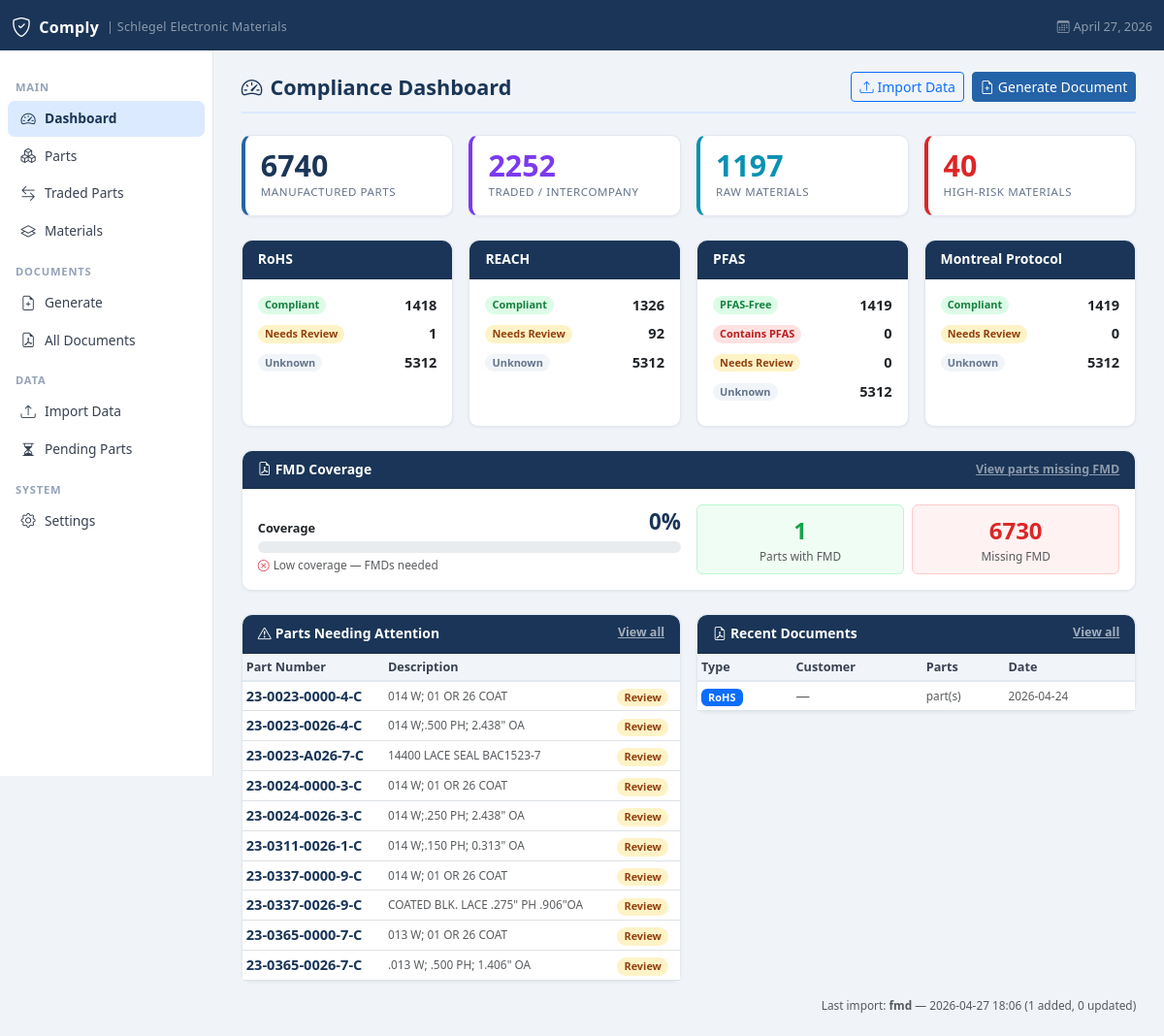
The page / on the database its author committed.
### tables this page shows
CREATE TABLE settings(
            id          INTEGER PRIMARY KEY AUTOINCREMENT,
            key         TEXT NOT NULL UNIQUE,
            value       TEXT,
            updated_at  TEXT DEFAULT (datetime('now'))
        );

CREATE TABLE import_log (
            id          INTEGER PRIMARY KEY AUTOINCREMENT,
            import_type TEXT,
            filename    TEXT,
            rows_added  INTEGER DEFAULT 0,
            rows_updated INTEGER DEFAULT 0,
            rows_skipped INTEGER DEFAULT 0,
            imported_at TEXT DEFAULT (datetime('now')),
            notes       TEXT
        );

CREATE TABLE documents (
            id              INTEGER PRIMARY KEY AUTOINCREMENT,
            doc_type        TEXT,
            customer        TEXT,
            signatory       TEXT,
            company         TEXT,
            file_path       TEXT,
            generated_at    TEXT DEFAULT (datetime('now'))
        );

### app.py (the view)
@app.route("/")
def dashboard():
    conn = get_db()
    total_parts = conn.execute("SELECT COUNT(*) FROM parts WHERE is_traded=0 AND is_active=1").fetchone()[0]
    traded_parts   = conn.execute("SELECT COUNT(*) FROM parts WHERE is_traded=1 AND is_active=1").fetchone()[0]
    total_materials= conn.execute("SELECT COUNT(*) FROM materials").fetchone()[0]
    total_docs     = conn.execute("SELECT COUNT(*) FROM documents").fetchone()[0]
    def std_counts(standard):
        rows = conn.execute("""
            SELECT cs.status, COUNT(*) cnt FROM compliance_status cs
            JOIN parts p ON p.part_number = cs.part_number
            WHERE cs.standard=? AND p.is_active=1 AND p.is_traded=0
            AND p.is_hidden=0
            GROUP BY cs.status
        """, (standard,)).fetchall()
        counts = {r["status"]: r["cnt"] for r in rows}
        unknown = conn.execute("""
            SELECT COUNT(*) FROM parts p
            WHERE p.is_active=1 AND p.is_traded=0 AND p.is_hidden=0
            AND NOT EXISTS (
                SELECT 1 FROM compliance_status cs
                WHERE cs.part_number = p.part_number
                AND cs.standard = ?
            )
        """, (standard,)).fetchone()[0]
        if unknown > 0:
            counts["Unknown"] = counts.get("Unknown", 0) + unknown
        return counts
    rohs_counts     = std_counts("RoHS")
    reach_counts    = std_counts("REACH")
    pfas_counts     = std_counts("PFAS")
    montreal_counts = std_counts("Montreal Protocol")
    needs_attention = conn.execute("""
        SELECT DISTINCT p.part_number, p.description
        FROM parts p
        JOIN compliance_status cs ON cs.part_number = p.part_number
        WHERE p.is_traded=0 AND p.is_active=1 AND cs.status IN ('Unknown','Needs Review','Contains PFAS','Contains SVHC','Contains ODS')
        LIMIT 10
    """).fetchall()
    high_risk_mats = conn.execute("""
        SELECT COUNT(*) FROM materials WHERE risk_level='High'
    """).fetchone()[0]
    pfas_mats = conn.execute(
        "SELECT COUNT(*) FROM materials WHERE pfas_flag=1").fetchone()[0]
    recent_docs = conn.execute("""
        SELECT d.*, GROUP_CONCAT(dp.part_number, ', ') as parts_list
        FROM documents d
        LEFT JOIN document_parts dp ON dp.document_id = d.id
        GROUP BY d.id ORDER BY d.generated_at DESC LIMIT 8
    """).fetchall()
    parts_with_fmd = conn.execute("""
        SELECT COUNT(DISTINCT p.part_number)
        FROM parts p
        JOIN fmd_files f ON f.part_number = p.part_number
        WHERE p.is_traded=0 AND p.is_active=1 AND p.is_hidden=0
    """).fetchone()[0]
    parts_without_fmd = conn.execute("""
        SELECT COUNT(*)
        FROM parts p
        WHERE p.is_traded=0 AND p.is_active=1 AND p.is_hidden=0
        AND NOT EXISTS (
            SELECT 1 FROM fmd_files f WHERE f.part_number = p.part_number
        )
    """).fetchone()[0]
    fmd_coverage_pct = round(
        (parts_with_fmd / (parts_with_fmd + parts_without_fmd) * 100)
        if (parts_with_fmd + parts_without_fmd) > 0 else 0
    )
    last_import = conn.execute(
        "SELECT * FROM import_log ORDER BY imported_at DESC LIMIT 1"
    ).fetchone()
    conn.close()
    return render_template("dashboard.html",
        total_parts=total_parts, traded_parts=traded_parts,
        total_materials=total_materials, total_docs=total_docs,
        rohs_counts=rohs_counts, reach_counts=reach_counts,
        pfas_counts=pfas_counts, montreal_counts=montreal_counts,
        needs_attention=needs_attention, high_risk_mats=high_risk_mats,
        pfas_mats=pfas_mats, recent_docs=recent_docs,
        last_import=last_import, parts_with_fmd=parts_with_fmd,
        parts_without_fmd=parts_without_fmd,
        fmd_coverage_pct=fmd_coverage_pct,)

### app.py (called while the page is built)
def get_db():
    conn = sqlite3.connect(DB_PATH)
    conn.row_factory = sqlite3.Row
    conn.execute("PRAGMA foreign_keys = ON")
    return conn

def get_unacknowledged_versions():
    conn = get_db()
    rows = conn.execute("""
        SELECT rv.standard, rv.version, rv.updated_at, rv.notes
        FROM regulatory_versions rv
        WHERE NOT EXISTS (
            SELECT 1 FROM user_acknowledged_versions uav
            WHERE uav.standard = rv.standard
            AND uav.version = rv.version
        )
        ORDER BY rv.updated_at DESC
    """).fetchall()
    conn.close()
    return [dict(r) for r in rows]

@app.context_processor
def inject_regulatory_notifications():
    try:
        updates = get_unacknowledged_versions()
    except Exception:
        updates = []
    return dict(regulatory_updates=updates)

@app.context_processor
def inject_globals():
    import flask
    conn = get_db()
    rows = conn.execute("SELECT key, value FROM settings").fetchall()
    settings = {r["key"]: r["value"] for r in rows}
    theme = settings.get("theme", "navy")
    conn.close()
    return {
        "now":      datetime.now(),
        "request":  flask.request,
        "settings": settings,
        "theme":    theme,
    }

### templates/dashboard.html (shortened to what this page needs)
{% extends "base.html" %}
{% block content %}
<div class="page-header">
  <h1><i class="bi bi-speedometer2 me-2"></i>Compliance Dashboard</h1>
  <div class="d-flex gap-2">
    <a href="/import" class="btn btn-outline-primary btn-sm"><i class="bi bi-upload me-1"></i>Import Data</a>
    <a href="/documents/generate" class="btn btn-primary btn-sm"><i class="bi bi-file-earmark-plus me-1"></i>Generate Document</a>
  </div>
</div>
<div class="row g-3 mb-4">
  <div class="col-6 col-lg-3">
    <div class="card stat-card p-3 h-100">
      <div class="stat-num">{{ total_parts }}</div>
      <div class="stat-lbl">Manufactured Parts</div>
    </div>
  </div>
  <div class="col-6 col-lg-3">
    <div class="card stat-card h-100 p-3" style="border-left-color:#7c3aed">
      <div class="stat-num" style="color:#7c3aed">{{ traded_parts }}</div>
      <div class="stat-lbl">Traded / Intercompany</div>
    </div>
  </div>
  <div class="col-6 col-lg-3">
    <div class="card stat-card h-100 p-3" style="border-left-color:#0891b2">
      <div class="stat-num" style="color:#0891b2">{{ total_materials }}</div>
      <div class="stat-lbl">Raw Materials</div>
    </div>
  </div>
  <div class="col-6 col-lg-3">
    <div class="card stat-card h-100 p-3" style="border-left-color:#dc2626">
      <div class="stat-num" style="color:#dc2626">{{ high_risk_mats }}</div>
      <div class="stat-lbl">High-Risk Materials</div>
    </div>
  </div>
</div>
<div class="row g-3 mb-4">
  {% set grids = [
    ('RoHS',             rohs_counts,     [('Compliant','badge-compliant'),('Needs Review','badge-review'),('Unknown','badge-unknown')]),
    ('REACH',            reach_counts,    [('Compliant','badge-compliant'),('Needs Review','badge-review'),('Unknown','badge-unknown')]),
    ('PFAS',             pfas_counts,     [('PFAS-Free','badge-pfasfree'),('Contains PFAS','badge-pfas'),('Needs Review','badge-review'),('Unknown','badge-unknown')]),
    ('Montreal Protocol',montreal_counts, [('Compliant','badge-compliant'),('Needs Review','badge-review'),('Unknown','badge-unknown')]),
  ] %}
  {% for name, counts, statuses in grids %}
  <div class="col-6 col-lg-3">
    <div class="card h-100">
      <div class="card-header">{{ name }}</div>
      <div class="card-body p-3">
        {% for label, cls in statuses %}
        <div class="d-flex justify-content-between align-items-center mb-2">
          <span class="badge {{ cls }} rounded-pill">{{ label }}</span>
          <span class="fw-bold">{{ counts.get(label, 0) }}</span>
        </div>
        {% endfor %}
      </div>
    </div>
  </div>
  {% endfor %}
</div>
<div class="row g-3 mb-4">
  <div class="col-12">
    <div class="card">
      <div class="card-header d-flex justify-content-between align-items-center">
        <span><i class="bi bi-file-earmark-pdf me-1"></i>FMD Coverage</span>
        <a href="/parts?fmd=no" class="text-white-50" style="font-size:.78rem;">
          View parts missing FMD
        </a>
      </div>
      <div class="card-body">
        <div class="row g-3 align-items-center">
          <div class="col-12 col-md-6">
            <div class="d-flex justify-content-between align-items-end mb-1">
              <span class="fw-semibold small">Coverage</span>
              <span class="fw-bold" style="font-size:1.4rem; color:var(--brand-dark);">
                {{ fmd_coverage_pct }}%
              </span>
            </div>
            <div class="progress" style="height:12px; border-radius:6px;">
            </div>
            <div class="text-muted text-xs mt-1">
              {% if fmd_coverage_pct >= 75 %}
                <i class="bi bi-check-circle text-success me-1"></i>Good coverage
              {% elif fmd_coverage_pct >= 40 %}
                <i class="bi bi-exclamation-circle text-warning me-1"></i>Coverage needs improvement
              {% else %}
                <i class="bi bi-x-circle text-danger me-1"></i>Low coverage — FMDs needed
              {% endif %}
            </div>
          </div>
          <div class="col-12 col-md-6">
            <div class="row g-2 text-center">
              <div class="col-6">
                <div class="p-2 rounded" style="background:#f0fdf4; border:1px solid #bbf7d0;">
                  <div class="fw-bold" style="font-size:1.5rem; color:#16a34a;">
                    {{ parts_with_fmd }}
                  </div>
                  <div class="text-xs text-muted">Parts with FMD</div>
                </div>
              </div>
              <div class="col-6">
                <div class="p-2 rounded" style="background:#fef2f2; border:1px solid #fecaca;">
                  <div class="fw-bold" style="font-size:1.5rem; color:#dc2626;">
                    {{ parts_without_fmd }}
                  </div>
                  <div class="text-xs text-muted">Missing FMD</div>
                </div>
              </div>
            </div>
          </div>
        </div>
      </div>
    </div>
  </div>
</div>
<div class="row g-3">
  <div class="col-12 col-lg-6">
    <div class="card">
      <div class="card-header d-flex justify-content-between">
        <span><i class="bi bi-exclamation-triangle me-1"></i>Parts Needing Attention</span>
        <a href="/parts">View all</a>
      </div>
      <div class="card-body p-0">
        {% if needs_attention %}
        <table class="table table-sm table-hover mb-0">
          <thead><tr><th>Part Number</th><th>Description</th><th></th></tr></thead>
          <tbody>
            {% for p in needs_attention %}
            <tr>
              <td><a href="/parts/{{ p.part_number }}" class="fw-semibold text-decoration-none" style="color:var(--brand-dark)">{{ p.part_number }}</a></td>
              <td class="text-muted text-xs">{{ (p.description or '')[:40] }}</td>
              <td><span class="badge badge-review rounded-pill">Review</span></td>
            </tr>
            {% endfor %}
          </tbody>
        </table>
        {% endif %}
      </div>
    </div>
  </div>
  <div class="col-12 col-lg-6">
    <div class="card">
      <div class="card-header d-flex justify-content-between">
        <span><i class="bi bi-file-earmark-pdf me-1"></i>Recent Documents</span>
        <a href="/documents">View all</a>
      </div>
      <div class="card-body p-0">
        {% if recent_docs %}
        <table class="table table-sm table-hover mb-0">
          <thead><tr><th>Type</th><th>Customer</th><th>Parts</th><th>Date</th></tr></thead>
          <tbody>
            {% for d in recent_docs %}
            <tr>
              <td><span class="badge bg-primary">{{ d.doc_type }}</span></td>
              <td class="text-muted">{{ d.customer or '—' }}</td>
              <td class="text-muted text-xs">{{ d.part_count }} part(s)</td>
              <td class="text-muted text-xs">{{ d.generated_at[:10] }}</td>
            </tr>
            {% endfor %}
          </tbody>
        </table>
        {% else %}
        <p class="text-muted p-3 mb-0 text-center">No documents generated yet.</p>
        {% endif %}
      </div>
    </div>
  </div>
</div>
{% if last_import %}
<div class="mt-3 text-muted text-xs text-end">
  Last import: <strong>{{ last_import.import_type }}</strong> — {{ last_import.imported_at[:16] }}
  ({{ last_import.rows_added }} added, {{ last_import.rows_updated }} updated)
</div>
{% endif %}
{% endblock %}

### templates/base.html (shortened to what this page needs)
<!DOCTYPE html>
<html lang="en">
<head>
  <link href="https://cdn.jsdelivr.net/npm/bootstrap@5.3.2/dist/css/bootstrap.min.css" rel="stylesheet"/>
  <link href="https://cdn.jsdelivr.net/npm/bootstrap-icons@1.11.3/font/bootstrap-icons.css" rel="stylesheet"/>
</head>
<body>
<nav class="navbar navbar-dark">
  <div class="container-fluid">
    <a class="navbar-brand d-flex align-items-center gap-2" href="/">
      <i class="bi bi-shield-check fs-5"></i> Comply
      <span class="text-white-50 fw-normal" style="font-size:.78rem;">| {{ settings.get('company_name', 'Comply') }}</span>
    </a>
    <span class="text-white-50 small">
      <i class="bi bi-calendar3 me-1"></i>{{ now.strftime('%B %d, %Y') if now else '' }}
    </span>
  </div>
</nav>
<div class="main-wrap">
  <aside class="sidebar d-none d-md-flex flex-column">
    <div class="sidebar-section">Main</div>
    <ul class="nav flex-column">
      <li><a class="nav-link {% if request.endpoint=='dashboard' %}active{% endif %}" href="/">
        <i class="bi bi-speedometer2"></i> Dashboard
      </a></li>
      <li><a class="nav-link {% if request.endpoint in ['parts_list','part_detail'] %}active{% endif %}" href="/parts">
        <i class="bi bi-boxes"></i> Parts
      </a></li>
      <li><a class="nav-link {% if request.endpoint=='traded_parts' %}active{% endif %}" href="/parts/traded">
        <i class="bi bi-arrow-left-right"></i> Traded Parts
      </a></li>
      <li><a class="nav-link {% if 'material' in (request.endpoint or '') %}active{% endif %}" href="/materials">
        <i class="bi bi-layers"></i> Materials
      </a></li>
    </ul>
    <div class="sidebar-section">Documents</div>
    <ul class="nav flex-column">
      <li><a class="nav-link {% if request.endpoint=='generate_document' %}active{% endif %}" href="/documents/generate">
        <i class="bi bi-file-earmark-plus"></i> Generate
      </a></li>
      <li><a class="nav-link {% if request.endpoint=='documents_list' %}active{% endif %}" href="/documents">
        <i class="bi bi-file-earmark-pdf"></i> All Documents
      </a></li>
    </ul>
    <div class="sidebar-section">Data</div>
    <ul class="nav flex-column">
      <li><a class="nav-link {% if request.endpoint=='import_data' %}active{% endif %}" href="/import">
        <i class="bi bi-upload"></i> Import Data
      </a></li>
      <li><a class="nav-link {% if request.endpoint=='pending_parts' %}active{% endif %}" href="/parts/pending">
        <i class="bi bi-hourglass-split"></i> Pending Parts
      </a></li>
    </ul>
    <div class="sidebar-section">System</div>
    <ul class="nav flex-column">
      <li><a class="nav-link {% if request.endpoint=='settings_page' %}active{% endif %}" href="/settings">
        <i class="bi bi-gear"></i> Settings
      </a></li>
    </ul>
  </aside>
  <main class="main-content">
    {% block content %}{% endblock %}
  </main>
</div>
</body>
</html>

### rows shown on the page
settings: get "Schlegel Electronic Materials"
import_log: imported_at "April 27, 2026", import_type "fmd", imported_at "2026-04-27 18:06", rows_added "1", rows_updated "0"
documents: doc_type "RoHS", customer "—", generated_at "2026-04-24"

### other values the page prints
{{ total_parts }} "6740"
{{ traded_parts }} "2252"
{{ total_materials }} "1197"
{{ high_risk_mats }} "40"
{{ name }} "RoHS" "REACH" "PFAS" "Montreal Protocol"
{{ label }} "Compliant" "Needs Review" "Unknown" "Compliant" "Needs Review" "Unknown" "PFAS-Free" "Contains PFAS" "Needs Review" "Unknown" "Compliant" "Needs Review" "Unknown"
{{ counts.get(label, 0) }} "1418" "1" "5312" "1326" "92" "5312" "1419" "0" "0" "5312" "1419" "0" "5312"
{{ fmd_coverage_pct }} "0"
{{ parts_with_fmd }} "1"
{{ parts_without_fmd }} "6730"
{{ p.part_number }} "23-0023-0000-4-C" "23-0023-0026-4-C" "23-0023-A026-7-C" "23-0024-0000-3-C" "23-0024-0026-3-C" "23-0311-0026-1-C" "23-0337-0000-9-C" "23-0337-0026-9-C" "23-0365-0000-7-C" "23-0365-0026-7-C"
{{ (p.description or '')[:40] }} "014 W; 01 OR 26 COAT" "014 W;.500 PH; 2.438\" OA" "14400 LACE SEAL BAC1523-7" "014 W; 01 OR 26 COAT" "014 W;.250 PH; 2.438\" OA" "014 W;.150 PH; 0.313\" OA" "014 W; 01 OR 26 COAT" "COATED BLK. LACE .275\" PH .906\"OA" "013 W; 01 OR 26 COAT" ".013 W; .500 PH; 1.406\" OA"
